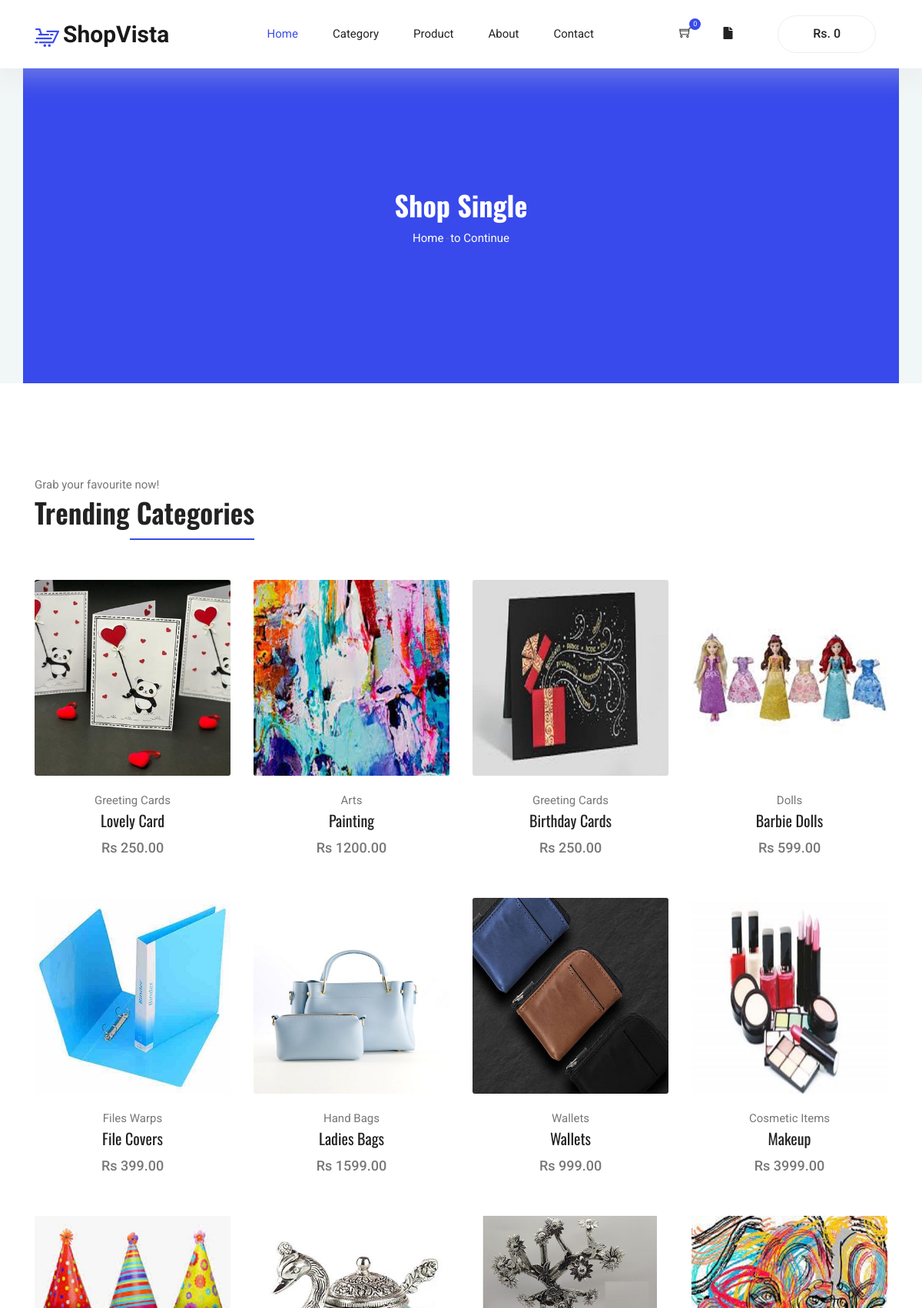
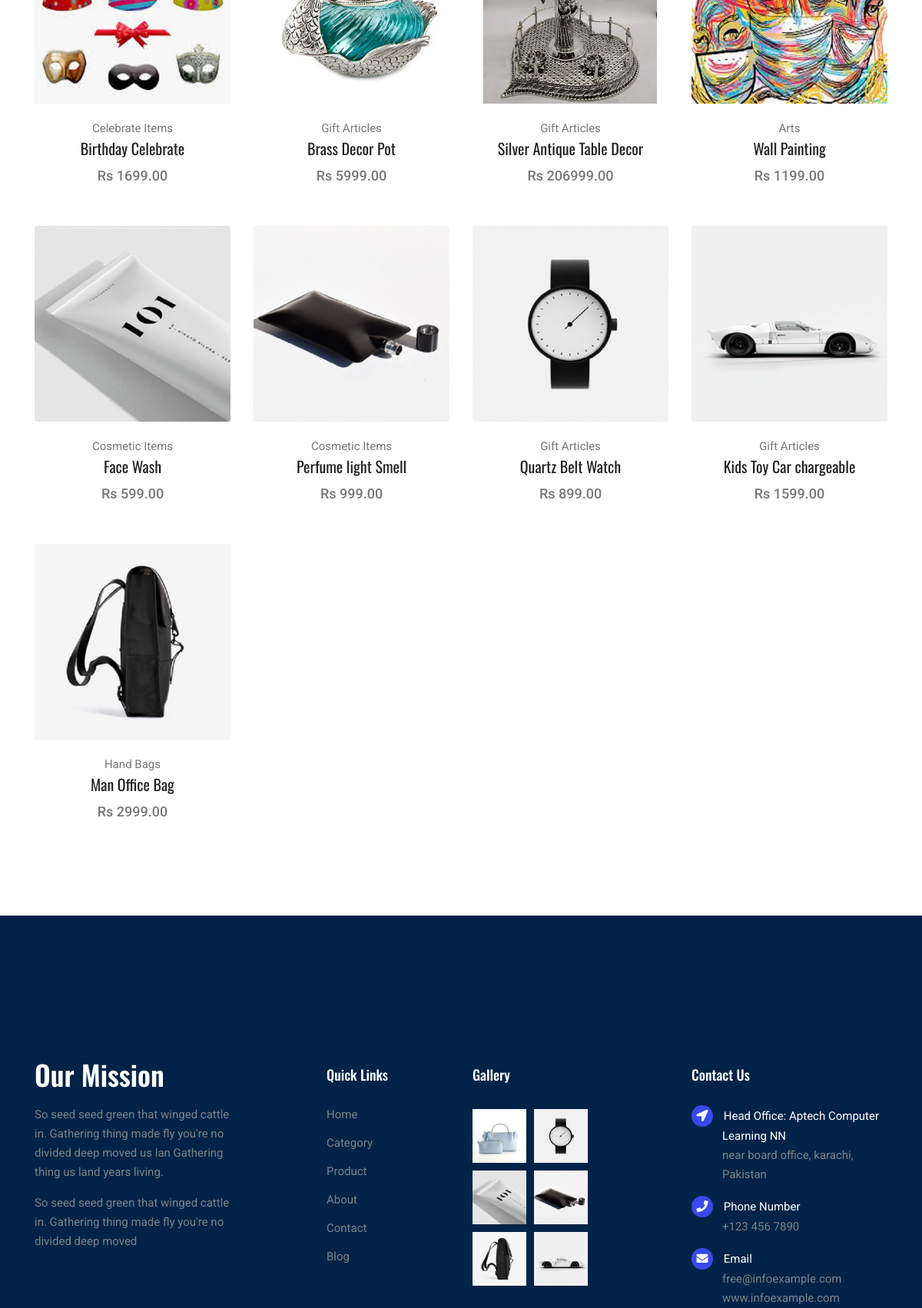
The app's page /category.php (upper part) with its own data (2 pictures, top to bottom).
### tables this page shows
CREATE TABLE `producttable` (
  `pro_id` int(11) NOT NULL,
  `pro_code` varchar(50) NOT NULL,
  `pro_name` varchar(50) NOT NULL,
  `pro_des` varchar(500) NOT NULL,
  `pro_price` int(50) NOT NULL,
  `pro_image` varchar(50) NOT NULL,
  `pro_qty` int(100) NOT NULL,
  `cat_id_fk` int(11) NOT NULL
);

CREATE TABLE `categorytable` (
  `cat_id` int(11) NOT NULL,
  `cat_name` varchar(50) NOT NULL,
  `cat_image` varchar(50) NOT NULL
);

### category.php (the view, shortened to what this page needs)
<?php
include("header.php");
?>
	<section class="blog-banner-area "  id="blog">
		<div style="background-color: #384aeb" class="container h-100">
			<div class="blog-banner">
				<div class="text-center">
					<h1 style="color: white">Shop Single</h1>
					<nav aria-label="breadcrumb" class="banner-breadcrumb">
            <ol class="breadcrumb">
              <li class="breadcrumb-item"><a style="color: white" href="index.php">Home</a></li>
              <li class="breadcrumb-item " aria-current="page" style="color: white">to Continue</li>
            </ol>
          </nav>
				</div>
			</div>
    </div>
	</section>
    <section class="section-margin calc-60px">
      <div class="container">
        <div class="section-intro pb-60px">
          <p>Grab your favourite now!</p>
          <h2>Trending<span class="section-intro__style"> Categories</span></h2>
        </div>
        <div class="row">
			 <?php
						include("admin/config.php");
							$exe = mysqli_query($connect,"select p.pro_id,p.pro_code,p.pro_name,p.pro_des,p.pro_price,p.pro_image,p.pro_qty,c.cat_name  from producttable as p  inner join  categorytable as c on c.cat_id  = p.cat_id_fk  ");
						while($row = mysqli_fetch_array($exe))
						{
						?>
          <div class="col-md-6 col-lg-4 col-xl-3">
            <div class="card text-center card-product">
              <div class="card-product__img">
                <img class="card-img" src="<?php echo "admin/img/".$row["pro_image"] ?>" alt="">
              </div>
              <div class="card-body">
                <p><?php echo $row["cat_name"]?></p>
                <h4 class="card-product__title"><a href="single-product.html"><?php echo $row["pro_name"]?></a></h4>
                <p class="card-product__price">Rs <?php echo $row["pro_price"]?>.00</p>
              </div>
            </div>
          </div>
         <?php
						}
						?>
        </div>
      </div>
    </section>
<?php
include("footer.php");
?>

### records on screen
producttable: pro_image (picture), cat_id_fk.cat_name "Greeting Cards", pro_name "Lovely Card", pro_price "250"
producttable: pro_image (picture), cat_id_fk.cat_name "Arts", pro_name "Painting", pro_price "1200"
producttable: pro_image (picture), cat_id_fk.cat_name "Greeting Cards", pro_name "Birthday Cards", pro_price "250"
producttable: pro_image (picture), cat_id_fk.cat_name "Dolls", pro_name "Barbie Dolls", pro_price "599"
producttable: pro_image (picture), cat_id_fk.cat_name "Files Warps", pro_name "File Covers", pro_price "399"
producttable: pro_image (picture), cat_id_fk.cat_name "Hand Bags", pro_name "Ladies Bags", pro_price "1599"
producttable: pro_image (picture), cat_id_fk.cat_name "Wallets", pro_name "Wallets", pro_price "999"
producttable: pro_image (picture), cat_id_fk.cat_name "Cosmetic Items", pro_name "Makeup", pro_price "3999"
producttable: pro_image (picture), cat_id_fk.cat_name "Celebrate Items", pro_name "Birthday Celebrate", pro_price "1699"
producttable: pro_image (picture), cat_id_fk.cat_name "Gift Articles", pro_name "Brass Decor Pot", pro_price "5999"
producttable: pro_image (picture), cat_id_fk.cat_name "Gift Articles", pro_name "Silver Antique Table Decor", pro_price "206999"
producttable: pro_image (picture), cat_id_fk.cat_name "Arts", pro_name "Wall Painting", pro_price "1199"
producttable: pro_image (picture), cat_id_fk.cat_name "Cosmetic Items", pro_name "Face Wash", pro_price "599"
producttable: pro_image (picture), cat_id_fk.cat_name "Cosmetic Items", pro_name "Perfume light Smell", pro_price "999"
producttable: pro_image (picture), cat_id_fk.cat_name "Gift Articles", pro_name "Quartz Belt Watch", pro_price "899"
producttable: pro_image (picture), cat_id_fk.cat_name "Gift Articles", pro_name "Kids Toy Car chargeable", pro_price "1599"
producttable: pro_image (picture), cat_id_fk.cat_name "Hand Bags", pro_name "Man Office Bag", pro_price "2999"
